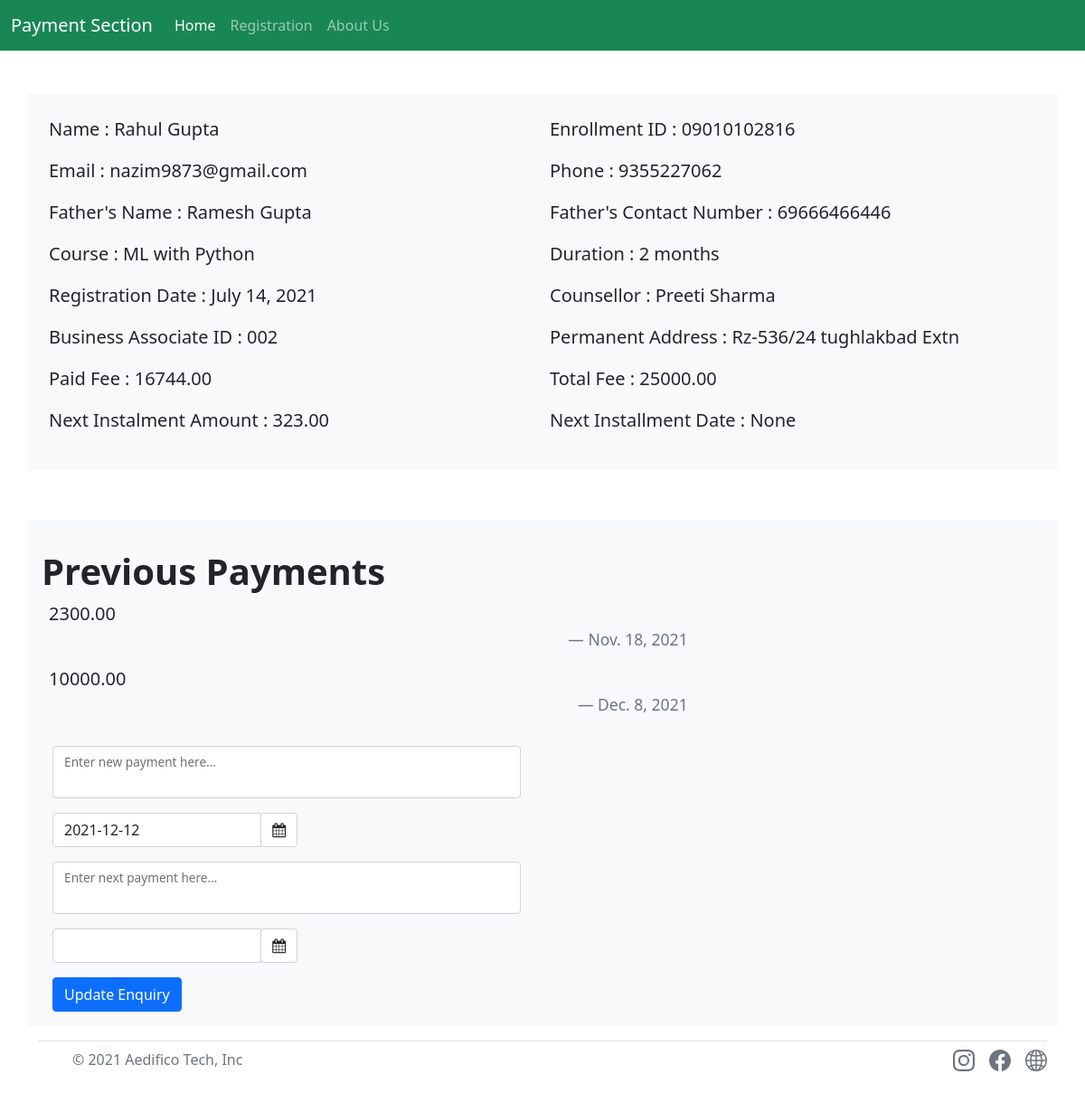
Screenshot of /crm/payment/2/ with the database file from the repository.
### crm/models.py (models this page shows, shortened)
class Registration(models.Model):
    registration_no = models.AutoField(primary_key=True)
    student_firstname = models.CharField(max_length=50, default="")
    student_lastname = models.CharField(max_length=50, default="")
    email = models.EmailField(max_length=100, default="")
    phone = models.IntegerField(default="")
    father_name = models.CharField(max_length=50, default="")
    father_phone = models.IntegerField()
    perm_add = models.CharField(max_length=200, default="")
    corres_add = models.CharField(max_length=100)
    course_name = models.CharField(max_length=50, default="")
    duration = models.CharField(max_length=50, default="")
    registration_date = models.DateField()
    ba_id = models.CharField(max_length=50, default="")
    enroll_id = models.CharField(max_length=50, default="")
    counsellor = models.CharField(max_length=50, default="")
    photo = models.ImageField(null=True, blank=True, upload_to="media/crm/photo")
    aadhar_front = models.ImageField(null=True, blank=True, upload_to="media/crm/aadhar_front")
    aadhar_back = models.ImageField(null=True, blank=True, upload_to="media/crm/aadhar_back")
    total_fee = models.DecimalField(decimal_places=2, max_digits=10)
    paid_fee = models.DecimalField(decimal_places=2, max_digits=10)
    first_installment_amt = models.DecimalField(null=True, decimal_places=2, max_digits=10)
    last_installment_date = models.DateField(null=True)
    payment_date = models.DateField()
    next_installment_date = models.DateField(null=True)
    next_installment_amt = models.DecimalField(null=True, decimal_places=2, max_digits=10)

class Payment(models.Model):
    new_installment_amt = models.DecimalField(decimal_places=2, max_digits=10)
    new_installment_date = models.DateField()
    next_installment_amt = models.DecimalField(null=True, decimal_places=2, max_digits=10)
    next_installment_date = models.DateField(null=True)
    registration = models.ForeignKey(Registration, on_delete=models.CASCADE)
    class Meta:
        ordering = ['new_installment_date']

### crm/views.py (the view, shortened to what this page needs)
# urls.py: path('payment/<str:pk>/', views.payment, name='payment'),
def payment(request, pk):
    p = PaymentForm()
    data = Registration.objects.get(registration_no=pk)
    data2 = Payment.objects.filter(registration=data)
    count = Payment.objects.filter(registration=data).count()
    data3 = data2.values("new_installment_amt", "new_installment_date", "next_installment_amt", "next_installment_date")
    print(data3)
    total_pay = 0
    for i in range(0, count):
        total_pay = total_pay + data3[i]['new_installment_amt']
    print(total_pay)
    paid_fee = data.paid_fee + total_pay
    params = {"student_firstname": data.student_firstname, "student_lastname": data.student_lastname,
              "email": data.email,
              "phone": data.phone, "father_name": data.father_name, "father_phone": data.father_phone,
              "perm_add": data.perm_add,
              "corres_add": data.corres_add, "course_name": data.course_name, "duration": data.duration,
              "registration_date": data.registration_date,
              "ba_id": data.ba_id, "enroll_id": data.enroll_id, "total_fee": data.total_fee,
              "paid_fee": paid_fee,
              "next_installment_date": data.next_installment_date,
              "next_installment_amt": data.next_installment_amt,
              "counsellor": data.counsellor,
              "pays": data3, 'p_form': p}
    return render(request, 'crm/payment.html', params)

### crm/forms.py
class PaymentForm(forms.ModelForm):
    new_installment_amt = forms.DecimalField(label="New Installment Amount", widget=forms.TextInput(
        attrs={'class': 'form-control'}))
    new_installment_date = forms.DateField(initial=datetime.date.today, widget=forms.TextInput(
        attrs={'class': 'form-control'}))
    next_installment_amt = forms.DecimalField(label="Next Installment Amount", required=False, widget=forms.TextInput(
        attrs={'class': 'form-control'}))
    next_installment_date = forms.DateField(required=False, widget=forms.TextInput(
        attrs={'class': 'form-control'}))
    registration = forms.ModelChoiceField(queryset=Registration.objects.all(), required=False)
    class Meta:
        model = Payment
        fields = "__all__"

### crm/templates/crm/payment.html (shortened to what this page needs)
<!doctype html>
<html lang="en">
<head>
    <link href="https://cdn.jsdelivr.net/npm/bootstrap@5.1.3/dist/css/bootstrap.min.css" rel="stylesheet"
>
    <link rel="stylesheet"
          href="https://cdnjs.cloudflare.com/ajax/libs/bootstrap-datepicker/1.9.0/css/bootstrap-datepicker.min.css">
    <link rel="stylesheet" href="https://cdnjs.cloudflare.com/ajax/libs/font-awesome/4.7.0/css/font-awesome.min.css">
</head>
<body>
<nav class="navbar navbar-expand-lg navbar-dark bg-success">
    <div class="container-fluid ">
        <a class="navbar-brand" href="#">Payment Section</a>
        <div class="collapse navbar-collapse" id="navbarNavDropdown">
            <ul class="navbar-nav">
                <li class="nav-item">
                    <a class="nav-link active" aria-current="page" href="/">Home</a>
                </li>
                <li class="nav-item">
                    <a class="nav-link" href="/registration">Registration</a>
                </li>
                <li class="nav-item">
                    <a class="nav-link" href="#">About Us</a>
                </li>
            </ul>
        </div>
    </div>
</nav>
<div class="container p-4 mt-5 blockquote bg-light">
    <div class="row gx-3 gy-2">
        <div class="col-md-6 ">
            <p>Name : {{student_firstname}} {{student_lastname}}</p>
        </div>
        <div class="col-md-6">
            <p>Enrollment ID : {{enroll_id}}</p>
        </div>
    </div>
    <div class="row gx-3 gy-2">
        <div class="col-md-6 ">
            <p>Email : {{email}}</p>
        </div>
        <div class="col-md-6">
            <p>Phone : {{phone}}</p>
        </div>
    </div>
    <div class="row gx-3 gy-2">
        <div class="col-md-6 ">
            <p>Father's Name : {{father_name}}</p>
        </div>
        <div class="col-md-6">
            <p>Father's Contact Number : {{father_phone}}</p>
        </div>
    </div>
    <div class="row gx-3 gy-2">
        <div class="col-md-6">
            <p>Course : {{course_name}}</p>
        </div>
        <div class="col-md-6">
            <p>Duration : {{duration}}</p>
        </div>
    </div>
    <div class="row  gx-3 gy-2">
        <div class="col-md-6">
            <p>Registration Date : {{registration_date}}</p>
        </div>
        <div class="col-md-6">
            <p>Counsellor : {{counsellor}}</p>
        </div>
    </div>
    <div class="row  gx-3 gy-2">
        <div class="col-md-6">
            <p>Business Associate ID : {{ba_id}}</p>
        </div>
        <div class="col-md-6">
            <p>Permanent Address : {{perm_add}}</p>
        </div>
    </div>
    <div class="row gx-3 gy-2">
        <div class="col-md-6">
            <p>Paid Fee : {{paid_fee}}</p>
        </div>
        <div class="col-md-6">
            <p>Total Fee : {{total_fee}}</p>
        </div>
    </div>
    <div class="row gx-3 gy-2">
        <div class="col-md-6">
            <p>Next Instalment Amount : {{next_installment_amt}}</p>
        </div>
        <div class="col-md-6">
            <p>Next Installment Date : {{next_installment_date}}</p>
        </div>
    </div>
</div>
<br>
<div class="container p-3 bg-light mt-3">
    <div class="row align-items-end justify-content-start gx-5 gy-2 pt-3">
        <div class="col-8">
            <h3 class="display-6 fw-bold">Previous Payments</h3>
            {% for pay in pays %}
            <blockquote class="blockquote px-2">
                <p>{{ pay.new_installment_amt }}
                </p>
                <footer class="blockquote-footer text-end">{{ pay.new_installment_date }}</footer>
            </blockquote>
            {% endfor %}
        </div>
    </div>
    <form action="" method="post">
        <div class="container">
            <div class="row align-items-end justify-content-start gx-5 gy-2 pt-3">
                <div class="col-6">
                    <div class="form-floating">
                        {{p_form.new_installment_amt}}
                        <label for="floatingTextarea2">Enter new payment here...</label>
                    </div>
                </div>
            </div>
            <div class="col-md-3 pt-3 ">
                <div class="input-group date " id="datepicker">
                    {{p_form.new_installment_date}}
                    <span class="input-group-append">
                            <span class="input-group-text bg-white d-block">
                                <i class="fa fa-calendar"></i>
                            </span>
                        </span>
                </div>
            </div>
            <div class="row align-items-end justify-content-start gx-5 gy-2 pt-3">
                <div class="col-6">
                    <div class="form-floating">
                        {{p_form.next_installment_amt}}
                        <label for="floatingTextarea2">Enter next payment here...</label>
                    </div>
                </div>
            </div>
            <div class="col-md-3 pt-3 ">
                <div class="input-group date " id="datepicker2">
                    {{p_form.next_installment_date}}
                    <span class="input-group-append">
                            <span class="input-group-text bg-white d-block">
                                <i class="fa fa-calendar"></i>
                            </span>
                        </span>
                </div>
            </div>
            <button class="btn btn-primary btn-md mt-3" type="submit">Update Enquiry</button>
        </div>
    </form>
</div>
<div class="container ">
    <footer class="d-flex flex-wrap justify-content-between align-items-center py-2 my-3 border-top ">
        <div class="col-md-4 d-flex align-items-center">
            <a href="/" class="mb-3 me-2 mb-md-0 text-muted text-decoration-none lh-1">
                <svg class="bi" width="30" height="24">
                    <use xlink:href="#bootstrap"></use>
                </svg>
            </a>
            <span class="text-muted text-center">© 2021 Aedifico Tech, Inc</span>
        </div>
        <ul class="nav col-md-4 justify-content-end list-unstyled d-flex">
            <li class="ms-3"><a class="text-muted" href="https://www.instagram.com/aedificotech/?hl=en">
            </a></li>
            <li class="ms-3"><a class="text-muted" href="https://www.facebook.com/Aedificotech/">
            </a></li>
            <li class="ms-3"><a class="text-muted"
                                href="https://aedificogroup.com/corporate-training-2/aedifico-corporate-training-image/">
            </a></li>
        </ul>
    </footer>
</div>
</body>
</html>

### rows the page displays
Registration: student_firstname "Rahul", student_lastname "Gupta", enroll "09010102816", email "nazim9873@gmail.com", father_name "Ramesh Gupta", course_name "ML with Python", duration "2 months", registration_date "July 14, 2021", counsellor "Preeti Sharma", ba "002", perm_add "Rz-536/24 tughlakbad Extn", total_fee "25000.00", next_installment_amt "323.00"
Payment: new_installment_amt "2300.00", new_installment_date "Nov. 18, 2021"
Payment: new_installment_amt "10000.00", new_installment_date "Dec. 8, 2021"

### other values shown
{{ phone }} "9355227062"
{{ father_phone }} "69666466446"
{{ paid_fee }} "16744.00"
{{ next_installment_date }} "None"
